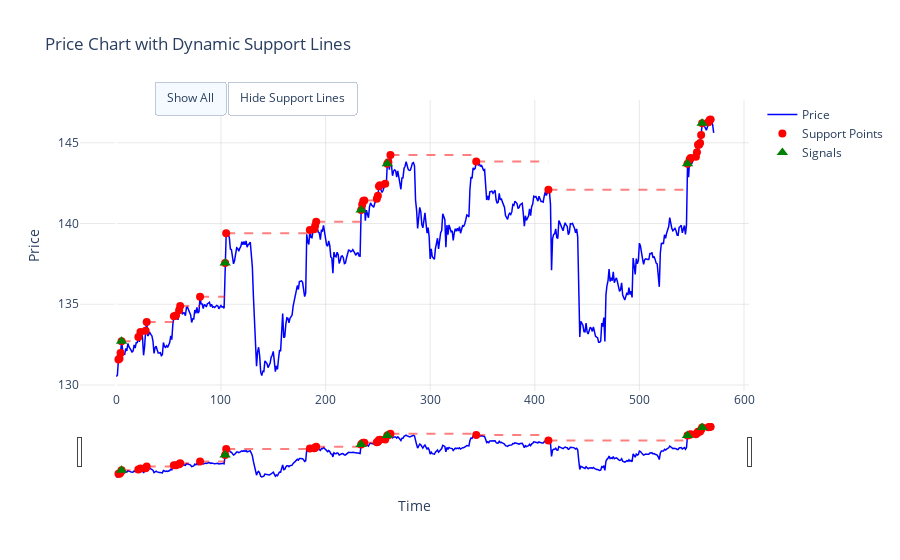

The cell this chart's notebook holds for it:
### Code cell
fig = plot_prices_with_dynamic_support(close_prices, signals, support_levels, support_indices)
fig.show()

### Figure 1 — Plotly figure (JSON) as saved in the notebook; plotly's stock layout.template omitted (floating-point values rounded to 4 significant figures; data arrays with more than 128 entries replaced by an {"elided": "..."} marker saying what was removed)
{"data": [{"line": {"color": "blue", "width": 1.5}, "mode": "lines", "name": "Price", "type": "scatter", "x": {"elided": "572 int values"}, "y": {"elided": "572 float values"}}, {"line": {"color": "rgba(255, 0, 0, 0.5)", "dash": "dash", "width": 2}, "mode": "lines", "name": "Support 1", "showlegend": false, "type": "scatter", "x": [2, 3], "y": [131.6, 131.6]}, {"line": {"color": "rgba(255, 0, 0, 0.5)", "dash": "dash", "width": 2}, "mode": "lines", "name": "Support 2", "showlegend": false, "type": "scatter", "x": [3, 4], "y": [131.6, 131.6]}, {"line": {"color": "rgba(255, 0, 0, 0.5)", "dash": "dash", "width": 2}, "mode": "lines", "name": "Support 3", "showlegend": false, "type": "scatter", "x": [4, 5], "y": [132.0, 132.0]}, {"line": {"color": "rgba(255, 0, 0, 0.5)", "dash": "dash", "width": 2}, "mode": "lines", "name": "Support 4", "showlegend": false, "type": "scatter", "x": [5, 21], "y": [132.7, 132.7]}, {"line": {"color": "rgba(255, 0, 0, 0.5)", "dash": "dash", "width": 2}, "mode": "lines", "name": "Support 5", "showlegend": false, "type": "scatter", "x": [21, 23], "y": [133.0, 133.0]}, {"line": {"color": "rgba(255, 0, 0, 0.5)", "dash": "dash", "width": 2}, "mode": "lines", "name": "Support 6", "showlegend": false, "type": "scatter", "x": [23, 28], "y": [133.3, 133.3]}, {"line": {"color": "rgba(255, 0, 0, 0.5)", "dash": "dash", "width": 2}, "mode": "lines", "name": "Support 7", "showlegend": false, "type": "scatter", "x": [28, 29], "y": [133.4, 133.4]}, {"line": {"color": "rgba(255, 0, 0, 0.5)", "dash": "dash", "width": 2}, "mode": "lines", "name": "Support 8", "showlegend": false, "type": "scatter", "x": [29, 55], "y": [133.9, 133.9]}, {"line": {"color": "rgba(255, 0, 0, 0.5)", "dash": "dash", "width": 2}, "mode": "lines", "name": "Support 9", "showlegend": false, "type": "scatter", "x": [55, 57], "y": [134.3, 134.3]}, {"line": {"color": "rgba(255, 0, 0, 0.5)", "dash": "dash", "width": 2}, "mode": "lines", "name": "Support 10", "showlegend": false, "type": "scatter", "x": [57, 60], "y": [134.3, 134.3]}, {"line": {"color": "rgba(255, 0, 0, 0.5)", "dash": "dash", "width": 2}, "mode": "lines", "name": "Support 11", "showlegend": false, "type": "scatter", "x": [60, 61], "y": [134.6, 134.6]}, {"line": {"color": "rgba(255, 0, 0, 0.5)", "dash": "dash", "width": 2}, "mode": "lines", "name": "Support 12", "showlegend": false, "type": "scatter", "x": [61, 80], "y": [134.9, 134.9]}, {"line": {"color": "rgba(255, 0, 0, 0.5)", "dash": "dash", "width": 2}, "mode": "lines", "name": "Support 13", "showlegend": false, "type": "scatter", "x": [80, 104], "y": [135.5, 135.5]}, {"line": {"color": "rgba(255, 0, 0, 0.5)", "dash": "dash", "width": 2}, "mode": "lines", "name": "Support 14", "showlegend": false, "type": "scatter", "x": [104, 105], "y": [137.6, 137.6]}, {"line": {"color": "rgba(255, 0, 0, 0.5)", "dash": "dash", "width": 2}, "mode": "lines", "name": "Support 15", "showlegend": false, "type": "scatter", "x": [105, 185], "y": [139.4, 139.4]}, {"line": {"color": "rgba(255, 0, 0, 0.5)", "dash": "dash", "width": 2}, "mode": "lines", "name": "Support 16", "showlegend": false, "type": "scatter", "x": [185, 189], "y": [139.6, 139.6]}, {"line": {"color": "rgba(255, 0, 0, 0.5)", "dash": "dash", "width": 2}, "mode": "lines", "name": "Support 17", "showlegend": false, "type": "scatter", "x": [189, 190], "y": [139.6, 139.6]}, {"line": {"color": "rgba(255, 0, 0, 0.5)", "dash": "dash", "width": 2}, "mode": "lines", "name": "Support 18", "showlegend": false, "type": "scatter", "x": [190, 191], "y": [139.9, 139.9]}, {"line": {"color": "rgba(255, 0, 0, 0.5)", "dash": "dash", "width": 2}, "mode": "lines", "name": "Support 19", "showlegend": false, "type": "scatter", "x": [191, 234], "y": [140.1, 140.1]}, {"line": {"color": "rgba(255, 0, 0, 0.5)", "dash": "dash", "width": 2}, "mode": "lines", "name": "Support 20", "showlegend": false, "type": "scatter", "x": [234, 235], "y": [140.8, 140.8]}, {"line": {"color": "rgba(255, 0, 0, 0.5)", "dash": "dash", "width": 2}, "mode": "lines", "name": "Support 21", "showlegend": false, "type": "scatter", "x": [235, 236], "y": [141.2, 141.2]}, {"line": {"color": "rgba(255, 0, 0, 0.5)", "dash": "dash", "width": 2}, "mode": "lines", "name": "Support 22", "showlegend": false, "type": "scatter", "x": [236, 237], "y": [141.4, 141.4]}, {"line": {"color": "rgba(255, 0, 0, 0.5)", "dash": "dash", "width": 2}, "mode": "lines", "name": "Support 23", "showlegend": false, "type": "scatter", "x": [237, 249], "y": [141.4, 141.4]}, {"line": {"color": "rgba(255, 0, 0, 0.5)", "dash": "dash", "width": 2}, "mode": "lines", "name": "Support 24", "showlegend": false, "type": "scatter", "x": [249, 250], "y": [141.5, 141.5]}, {"line": {"color": "rgba(255, 0, 0, 0.5)", "dash": "dash", "width": 2}, "mode": "lines", "name": "Support 25", "showlegend": false, "type": "scatter", "x": [250, 251], "y": [141.7, 141.7]}, {"line": {"color": "rgba(255, 0, 0, 0.5)", "dash": "dash", "width": 2}, "mode": "lines", "name": "Support 26", "showlegend": false, "type": "scatter", "x": [251, 252], "y": [142.3, 142.3]}, {"line": {"color": "rgba(255, 0, 0, 0.5)", "dash": "dash", "width": 2}, "mode": "lines", "name": "Support 27", "showlegend": false, "type": "scatter", "x": [252, 257], "y": [142.4, 142.4]}, {"line": {"color": "rgba(255, 0, 0, 0.5)", "dash": "dash", "width": 2}, "mode": "lines", "name": "Support 28", "showlegend": false, "type": "scatter", "x": [257, 259], "y": [142.5, 142.5]}, {"line": {"color": "rgba(255, 0, 0, 0.5)", "dash": "dash", "width": 2}, "mode": "lines", "name": "Support 29", "showlegend": false, "type": "scatter", "x": [259, 260], "y": [143.7, 143.7]}, {"line": {"color": "rgba(255, 0, 0, 0.5)", "dash": "dash", "width": 2}, "mode": "lines", "name": "Support 30", "showlegend": false, "type": "scatter", "x": [260, 262], "y": [143.8, 143.8]}, {"line": {"color": "rgba(255, 0, 0, 0.5)", "dash": "dash", "width": 2}, "mode": "lines", "name": "Support 31", "showlegend": false, "type": "scatter", "x": [262, 344], "y": [144.2, 144.2]}, {"line": {"color": "rgba(255, 0, 0, 0.5)", "dash": "dash", "width": 2}, "mode": "lines", "name": "Support 32", "showlegend": false, "type": "scatter", "x": [344, 413], "y": [143.8, 143.8]}, {"line": {"color": "rgba(255, 0, 0, 0.5)", "dash": "dash", "width": 2}, "mode": "lines", "name": "Support 33", "showlegend": false, "type": "scatter", "x": [413, 546], "y": [142.1, 142.1]}, {"line": {"color": "rgba(255, 0, 0, 0.5)", "dash": "dash", "width": 2}, "mode": "lines", "name": "Support 34", "showlegend": false, "type": "scatter", "x": [546, 548], "y": [143.7, 143.7]}, {"line": {"color": "rgba(255, 0, 0, 0.5)", "dash": "dash", "width": 2}, "mode": "lines", "name": "Support 35", "showlegend": false, "type": "scatter", "x": [548, 549], "y": [144.0, 144.0]}, {"line": {"color": "rgba(255, 0, 0, 0.5)", "dash": "dash", "width": 2}, "mode": "lines", "name": "Support 36", "showlegend": false, "type": "scatter", "x": [549, 554], "y": [144.1, 144.1]}, {"line": {"color": "rgba(255, 0, 0, 0.5)", "dash": "dash", "width": 2}, "mode": "lines", "name": "Support 37", "showlegend": false, "type": "scatter", "x": [554, 555], "y": [144.1, 144.1]}, {"line": {"color": "rgba(255, 0, 0, 0.5)", "dash": "dash", "width": 2}, "mode": "lines", "name": "Support 38", "showlegend": false, "type": "scatter", "x": [555, 556], "y": [144.4, 144.4]}, {"line": {"color": "rgba(255, 0, 0, 0.5)", "dash": "dash", "width": 2}, "mode": "lines", "name": "Support 39", "showlegend": false, "type": "scatter", "x": [556, 557], "y": [144.9, 144.9]}, {"line": {"color": "rgba(255, 0, 0, 0.5)", "dash": "dash", "width": 2}, "mode": "lines", "name": "Support 40", "showlegend": false, "type": "scatter", "x": [557, 558], "y": [144.9, 144.9]}, {"line": {"color": "rgba(255, 0, 0, 0.5)", "dash": "dash", "width": 2}, "mode": "lines", "name": "Support 41", "showlegend": false, "type": "scatter", "x": [558, 559], "y": [145.0, 145.0]}, {"line": {"color": "rgba(255, 0, 0, 0.5)", "dash": "dash", "width": 2}, "mode": "lines", "name": "Support 42", "showlegend": false, "type": "scatter", "x": [559, 560], "y": [145.5, 145.5]}, {"line": {"color": "rgba(255, 0, 0, 0.5)", "dash": "dash", "width": 2}, "mode": "lines", "name": "Support 43", "showlegend": false, "type": "scatter", "x": [560, 566], "y": [146.2, 146.2]}, {"line": {"color": "rgba(255, 0, 0, 0.5)", "dash": "dash", "width": 2}, "mode": "lines", "name": "Support 44", "showlegend": false, "type": "scatter", "x": [566, 567], "y": [146.3, 146.3]}, {"line": {"color": "rgba(255, 0, 0, 0.5)", "dash": "dash", "width": 2}, "mode": "lines", "name": "Support 45", "showlegend": false, "type": "scatter", "x": [567, 568], "y": [146.4, 146.4]}, {"line": {"color": "rgba(255, 0, 0, 0.5)", "dash": "dash", "width": 2}, "mode": "lines", "name": "Support 46", "showlegend": false, "type": "scatter", "x": [568, 572], "y": [146.4, 146.4]}, {"marker": {"color": "red", "size": 8, "symbol": "circle"}, "mode": "markers", "name": "Support Points", "type": "scatter", "x": [2, 3, 4, 5, 21, 23, 28, 29, 55, 57, 60, 61, 80, 104, 105, 185, 189, 190, 191, 234, 235, 236, 237, 249, 250, 251, 252, 257, 259, 260, 262, 344, 413, 546, 548, 549, 554, 555, 556, 557, 558, 559, 560, 566, 567, 568], "y": [131.6, 131.6, 132.0, 132.7, 133.0, 133.3, 133.4, 133.9, 134.3, 134.3, 134.6, 134.9, 135.5, 137.6, 139.4, 139.6, 139.6, 139.9, 140.1, 140.8, 141.2, 141.4, 141.4, 141.5, 141.7, 142.3, 142.4, 142.5, 143.7, 143.8, 144.2, 143.8, 142.1, 143.7, 144.0, 144.1, 144.1, 144.4, 144.9, 144.9, 145.0, 145.5, 146.2, 146.3, 146.4, 146.4]}, {"marker": {"color": "green", "size": 10, "symbol": "triangle-up"}, "mode": "markers", "name": "Signals", "type": "scatter", "x": [5, 104, 234, 259, 546, 560], "y": [132.7, 137.6, 140.8, 143.7, 143.7, 146.2]}], "layout": {"autosize": true, "hovermode": "x unified", "plot_bgcolor": "white", "showlegend": true, "title": {"text": "Price Chart with Dynamic Support Lines"}, "updatemenus": [{"buttons": [{"args": [{"visible": [true, true, true, true, true, true, true, true, true, true, true, true, true, true, true, true, true, true, true, true, true, true, true, true, true, true, true, true, true, true, true, true, true, true, true, true, true, true, true, true, true, true, true, true, true, true, true, true, true]}], "label": "Show All", "method": "restyle"}, {"args": [{"visible": [true, false, false, false, false, false, false, false, false, false, false, false, false, false, false, false, false, false, false, false, false, false, false, false, false, false, false, false, false, false, false, false, false, false, false, false, false, false, false, false, false, false, false, false, false, false, false, true, true]}], "label": "Hide Support Lines", "method": "restyle"}], "direction": "left", "pad": {"r": 10, "t": 10}, "showactive": true, "type": "buttons", "x": 0.11, "xanchor": "left", "y": 1.1, "yanchor": "top"}], "xaxis": {"autorange": true, "gridcolor": "lightgray", "gridwidth": 0.5, "range": [-31.29, 601.3], "rangeslider": {"autorange": true, "range": [-31.29, 601.3], "visible": true, "yaxis": {"_template": null, "rangemode": "match"}}, "showgrid": true, "title": {"text": "Time"}, "type": "linear"}, "yaxis": {"autorange": true, "gridcolor": "lightgray", "gridwidth": 0.5, "range": [129.6, 148.1], "showgrid": true, "title": {"text": "Price"}, "type": "linear"}}}
